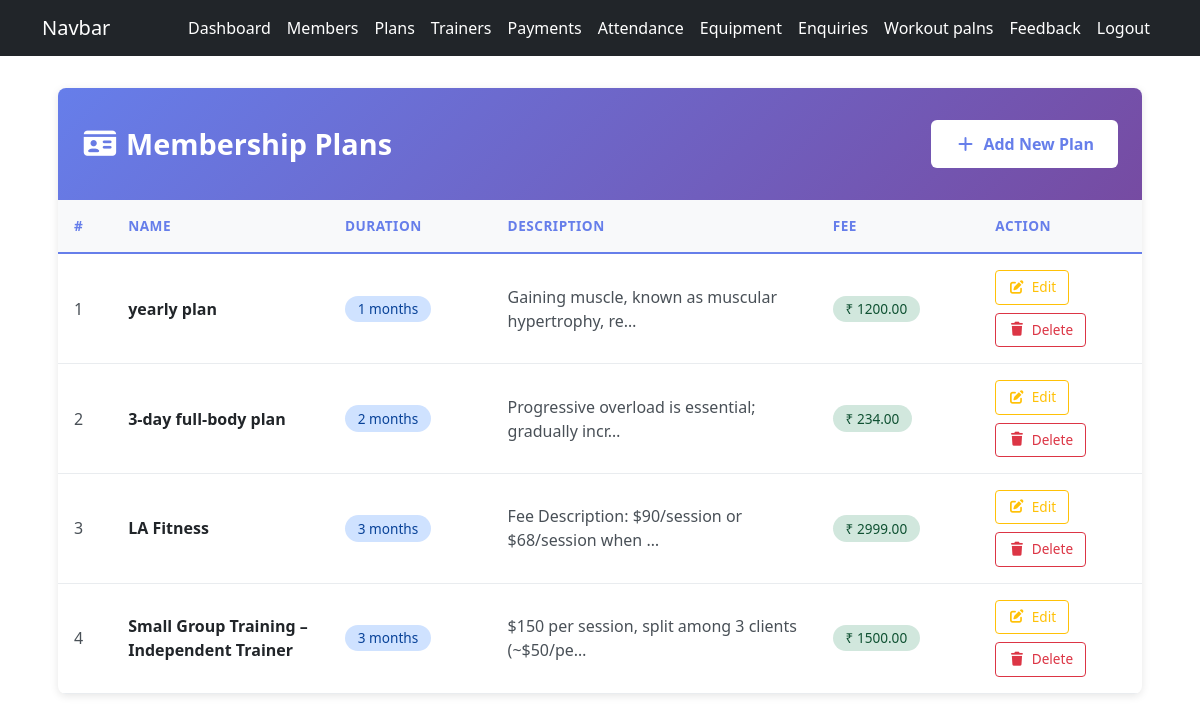
Screenshot of /admin_plans/ (signed in) with the database file from the repository.
### gymapp/models.py (models this page shows)
class MemberShipPlan(models.Model):
    name = models.CharField(max_length=100)
    duration_months = models.PositiveIntegerField()   # eg: 1, 2, 3, 6, 12 months
    fee = models.DecimalField(max_digits=6, decimal_places=2)  # eg: 499.50
    description = models.TextField()
    def __str__(self):
        return f'{self.name} - {self.duration_months} month - ${self.fee}'

### gymapp/views.py (the view)
    def wrapper(request, *args, **kwargs):
        if not request.user.is_authenticated or getattr(request.user, 'role', None) != 'ADMIN':  # check if user is not authenticated OR role is not ADMIN
            messages.error(request, 'you must be an admin to access this page')
            return redirect('admin_login')
        return view_func(request, *args, **kwargs)  # if user is authenticated and role is ADMIN, then allow them to access the page

### gymapp/views.py (called while the page is built)
def admin_required(view_func):
    def wrapper(request, *args, **kwargs):
        if not request.user.is_authenticated or getattr(request.user, 'role', None) != 'ADMIN':  # check if user is not authenticated OR role is not ADMIN
            messages.error(request, 'you must be an admin to access this page')
            return redirect('admin_login')
        return view_func(request, *args, **kwargs)  # if user is authenticated and role is ADMIN, then allow them to access the page
    return wrapper

@admin_required
def admin_plans_list(request):
    plans = MemberShipPlan.objects.all().order_by('duration_months')
    print('plans: ', plans)
    return render(request, 'admin_plans_list.html', {'plans': plans})

### gymapp/templates/admin_plans_list.html (shortened to what this page needs)
{% extends 'base.html' %}
{% load static %}
{% block content %}
<link rel="stylesheet" href="{% static 'gymapp/css/admin_plans_list.css' %}">
<div class="plans-container">
  <div class="plans-card">
    <div class="plans-header">
      <div>
        <h2><i class="fas fa-id-card"></i> Membership Plans</h2>
      </div>
      <div class="header-actions">
        <a href="{% url 'admin_plans_add' %}" class="btn-add">
          <i class="fas fa-plus"></i> Add New Plan
        </a>
      </div>
    </div>
    <div class="table-wrapper">
      <table class="table">
        <thead>
          <tr>
            <th style="width: 5%;">#</th>
            <th style="width: 20%;">Name</th>
            <th style="width: 15%;">Duration</th>
            <th style="width: 30%;">Description</th>
            <th style="width: 15%;">Fee</th>
            <th style="width: 15%;">Action</th>
          </tr>
        </thead>
        <tbody>
          {% if plans %}
            {% for plan in plans %}
            <tr>
              <td>{{ forloop.counter }}</td>
              <td><span class="plan-name">{{ plan.name }}</span></td>
              <td><span class="badge badge-duration">{{ plan.duration_months }} months</span></td>
              <td title="{{ plan.description }}">{{ plan.description|truncatechars:50 }}</td>
              <td><span class="badge badge-fee">₹ {{ plan.fee }}</span></td>
              <td>
                <div class="action-buttons">
                  <a href="{% url 'admin_plan_edit' plan.id %}" class="btn-action btn-edit" title="Edit">
                    <i class="fas fa-edit"></i> Edit
                  </a>
                  <form method="POST" action="{% url 'admin_plan_delete' plan.id %}" style="display: contents;">
                    <button type="submit" class="btn-action btn-delete" title="Delete"
                            onclick="return confirm('Are you sure you want to delete this plan?');">
                      <i class="fas fa-trash"></i> Delete
                    </button>
                  </form>
                </div>
              </td>
            </tr>
            {% endfor %}
          {% endif %}
        </tbody>
      </table>
    </div>
  </div>
</div>
{% endblock %}

### gymapp/static/gymapp/css/admin_plans_list.css (style rules this page uses)
.plans-container { max-width: 1200px; margin: 2rem auto; padding: 0 1rem; }
.plans-card { box-shadow: 0 2px 8px rgba(0, 0, 0, 0.1); border-radius: 8px; overflow: hidden; background: white; }
.plans-header { background: linear-gradient(135deg, #667eea 0%, #764ba2 100%); color: white; padding: 2rem 1.5rem; display: flex; flex-direction: row; justify-content: space-between; align-items: center; flex-wrap: wrap; gap: 1rem; }
.plans-header h2 { margin: 0; font-weight: 600; font-size: 1.8rem; display: flex; align-items: center; gap: 0.5rem; }
.header-actions { display: flex; justify-content: flex-start; }
.btn-add { background-color: #fff; color: #667eea; border: none; padding: 0.75rem 1.5rem; font-size: 1rem; font-weight: 600; border-radius: 6px; cursor: pointer; transition: all 0.3s ease; display: flex; align-items: center; gap: 0.5rem; text-decoration: none; }
.table-wrapper { overflow-x: auto; -webkit-overflow-scrolling: touch; }
.table { width: 100%; border-collapse: collapse; margin: 0; }
.table thead { background-color: #f8f9fa; }
.table thead th { font-weight: 600; text-transform: uppercase; font-size: 0.85rem; letter-spacing: 0.5px; border-bottom: 2px solid #667eea; color: #667eea; padding: 1rem; text-align: left; }
.table tbody tr { border-bottom: 1px solid #e9ecef; transition: all 0.3s ease; }
.table tbody td { vertical-align: middle; padding: 1rem; color: #495057; }
.plan-name { font-weight: 600; color: #212529; }
.badge { display: inline-block; padding: 0.4rem 0.8rem; border-radius: 20px; font-size: 0.85rem; font-weight: 500; }
.badge-duration { background-color: #cfe2ff; color: #084298; }
.badge-fee { background-color: #d1e7dd; color: #0f5132; }
.action-buttons { display: flex; gap: 0.5rem; flex-wrap: wrap; }
.btn-action { padding: 0.375rem 0.75rem; font-size: 0.85rem; border: 1px solid; border-radius: 4px; cursor: pointer; transition: all 0.3s ease; display: inline-flex; align-items: center; gap: 0.4rem; text-decoration: none; }
.btn-edit { background-color: transparent; border-color: #ffc107; color: #ffc107; }
.btn-delete { background-color: transparent; border-color: #dc3545; color: #dc3545; }

### rows the page displays
MemberShipPlan: name "yearly plan", duration_months "1", description "Gaining muscle, known as muscular hypertrophy, re…", fee "1200.00"
MemberShipPlan: name "3-day full-body plan", duration_months "2", description "Progressive overload is essential; gradually incr…", fee "234.00"
MemberShipPlan: name "LA Fitness", duration_months "3", description "Fee Description: $90/session or $68/session when …", fee "2999.00"
MemberShipPlan: name "Small Group Training – Independent Trainer", duration_months "3", description "$150 per session, split among 3 clients (~$50/pe…", fee "1500.00"
